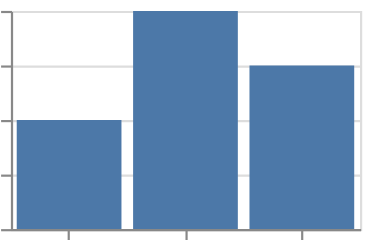

Write a Vega-Lite specification for this figure.
### Vega-Lite specification from a JSON file in a GitHub repository (floating-point values rounded to 4 significant figures)
{"$schema": "https://vega.github.io/schema/vega-lite/v6.json", "padding": 5, "autosize": "none", "data": {"values": [{"c": "A", "x": 1, "y": 2, "s": 3, "t": "2024-01-01"}, {"c": "B", "x": 2, "y": null, "s": 5, "t": "2024-02-01"}, {"c": "C", "x": 3, "y": 4, "s": null, "t": "2024-03-01"}, {"c": "D", "x": 4, "y": 3, "s": 7, "t": "2024-04-01"}]}, "width": 160, "height": 100, "mark": {"type": "bar", "invalid": "filter"}, "encoding": {"x": {"field": "c", "type": "nominal"}, "y": {"field": "y", "type": "quantitative"}}}
